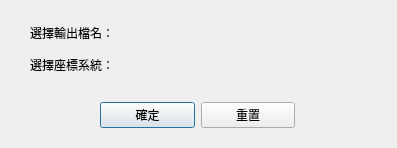
<?xml version="1.0" encoding="UTF-8"?>
<ui version="4.0">
 <class>Dialog</class>
 <widget class="QDialog" name="Dialog">
  <property name="geometry">
   <rect>
    <x>0</x>
    <y>0</y>
    <width>397</width>
    <height>148</height>
   </rect>
  </property>
  <property name="windowTitle">
   <string>Dialog</string>
  </property>
  <widget class="QWidget" name="gridLayoutWidget_2">
   <property name="geometry">
    <rect>
     <x>30</x>
     <y>20</y>
     <width>351</width>
     <height>57</height>
    </rect>
   </property>
   <layout class="QGridLayout" name="gridLayout_2">
    <item row="1" column="1">
     <widget class="QgsFileWidget" name="mQgsFileWidget">
      <property name="sizePolicy">
       <sizepolicy hsizetype="Preferred" vsizetype="Preferred">
        <horstretch>2</horstretch>
        <verstretch>0</verstretch>
       </sizepolicy>
      </property>
      <property name="storageMode">
       <enum>QgsFileWidget::SaveFile</enum>
      </property>
     </widget>
    </item>
    <item row="1" column="0">
     <widget class="QLabel" name="label_2">
      <property name="sizePolicy">
       <sizepolicy hsizetype="Preferred" vsizetype="Preferred">
        <horstretch>1</horstretch>
        <verstretch>0</verstretch>
       </sizepolicy>
      </property>
      <property name="text">
       <string>選擇輸出檔名：</string>
      </property>
     </widget>
    </item>
    <item row="2" column="0">
     <widget class="QLabel" name="label_1">
      <property name="sizePolicy">
       <sizepolicy hsizetype="Preferred" vsizetype="Preferred">
        <horstretch>1</horstretch>
        <verstretch>0</verstretch>
       </sizepolicy>
      </property>
      <property name="text">
       <string>選擇座標系統：</string>
      </property>
     </widget>
    </item>
    <item row="2" column="1">
     <widget class="QgsProjectionSelectionWidget" name="mQgsProjectionSelectionWidget">
      <property name="sizePolicy">
       <sizepolicy hsizetype="Preferred" vsizetype="Preferred">
        <horstretch>2</horstretch>
        <verstretch>0</verstretch>
       </sizepolicy>
      </property>
     </widget>
    </item>
   </layout>
  </widget>
  <widget class="QWidget" name="gridLayoutWidget">
   <property name="geometry">
    <rect>
     <x>100</x>
     <y>90</y>
     <width>195</width>
     <height>51</height>
    </rect>
   </property>
   <layout class="QGridLayout" name="gridLayout">
    <item row="0" column="0">
     <widget class="QPushButton" name="btn_ok">
      <property name="text">
       <string>確定</string>
      </property>
     </widget>
    </item>
    <item row="0" column="1">
     <widget class="QPushButton" name="btn_cancel">
      <property name="text">
       <string>重置</string>
      </property>
     </widget>
    </item>
   </layout>
  </widget>
 </widget>
 <customwidgets>
  <customwidget>
   <class>QgsFileWidget</class>
   <extends>QWidget</extends>
   <header>qgsfilewidget.h</header>
  </customwidget>
  <customwidget>
   <class>QgsProjectionSelectionWidget</class>
   <extends>QWidget</extends>
   <header>qgsprojectionselectionwidget.h</header>
  </customwidget>
 </customwidgets>
 <resources/>
 <connections/>
</ui>
